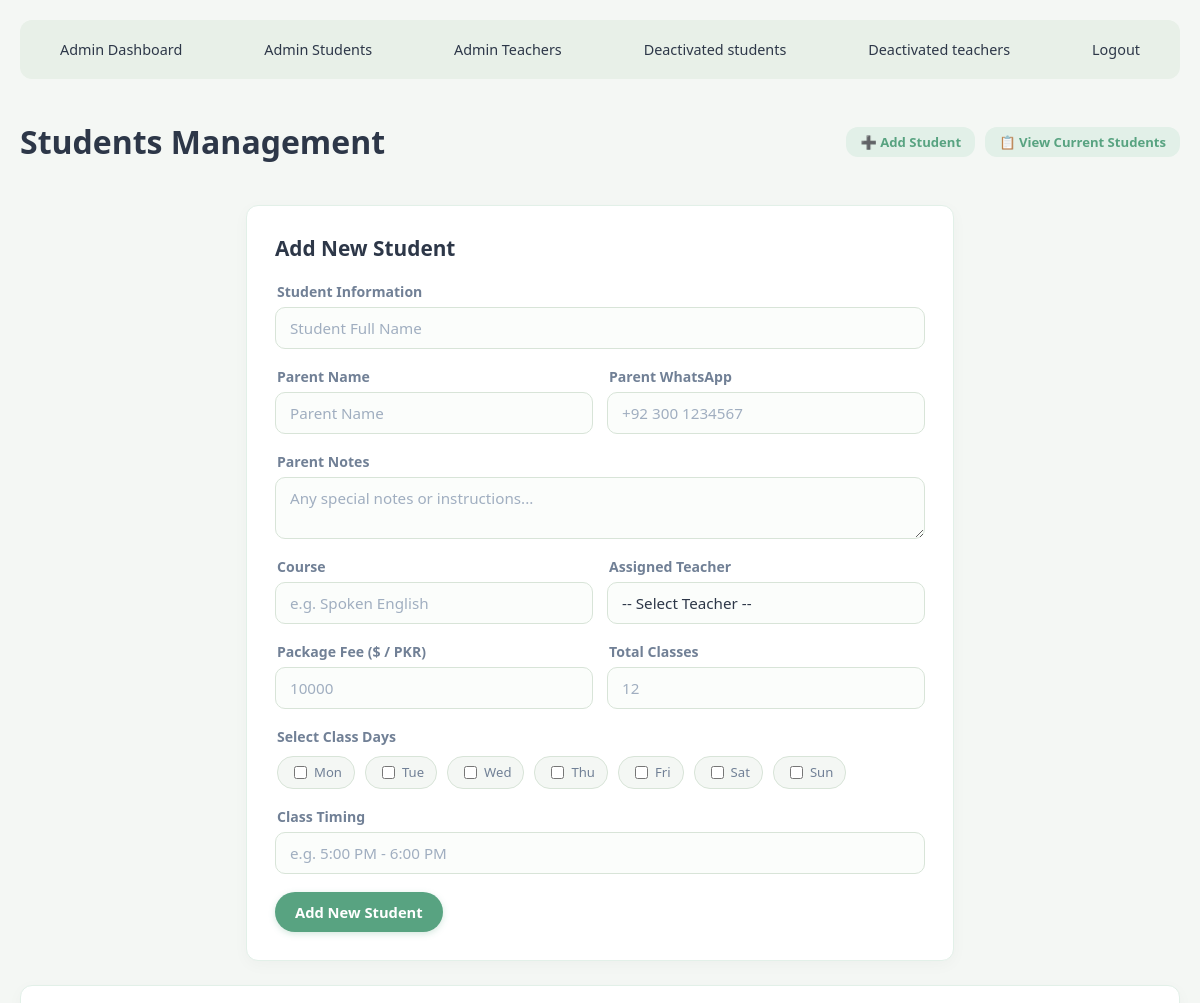
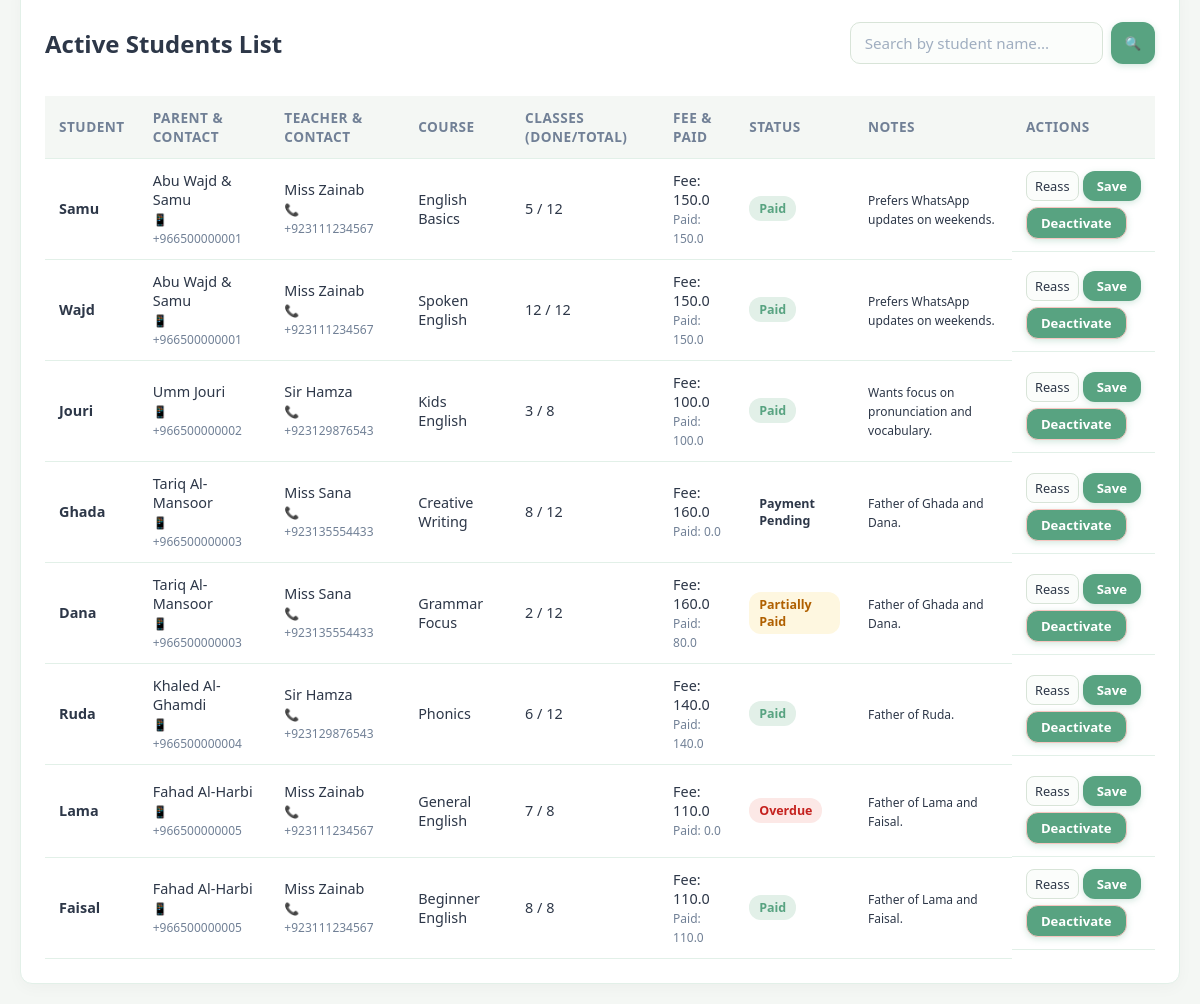
/admin/students (signed in), run on the app's committed database (2 pictures, top to bottom).
### tables this page shows
CREATE TABLE students (
    id INTEGER PRIMARY KEY AUTOINCREMENT,
    full_name TEXT NOT NULL,
    parent_id INTEGER NOT NULL,
    assigned_teacher_id INTEGER NOT NULL,
    course_name TEXT DEFAULT 'General English',
    
    -- Package Configuration
    total_classes INTEGER NOT NULL DEFAULT 12,
    completed_classes INTEGER DEFAULT 0,
    
    -- Fee Tracking
    package_fee REAL NOT NULL,
    amount_paid REAL DEFAULT 0.0,
    payment_status TEXT CHECK(payment_status IN ('Paid', 'Partially Paid', 'Overdue', 'Payment Pending')) DEFAULT 'Payment Pending',
    fee_due_date DATE,
    
    -- Status & Renewal Management
    renewal_status TEXT CHECK(renewal_status IN ('Active', 'Renewal Due', 'Not Renewing')) DEFAULT 'Active',
    is_active INTEGER DEFAULT 1,
    created_at DATETIME DEFAULT CURRENT_TIMESTAMP,
    
    FOREIGN KEY (parent_id) REFERENCES parents(id) ON DELETE CASCADE,
    FOREIGN KEY (assigned_teacher_id) REFERENCES users(id) ON DELETE RESTRICT
);

CREATE TABLE parents (
    id INTEGER PRIMARY KEY AUTOINCREMENT,
    full_name TEXT NOT NULL,
    whatsapp_number TEXT NOT NULL,
    notes TEXT,
    created_at DATETIME DEFAULT CURRENT_TIMESTAMP
);

CREATE TABLE users (
    id INTEGER PRIMARY KEY AUTOINCREMENT,
    full_name TEXT NOT NULL,
    email TEXT UNIQUE NOT NULL,
    password_hash TEXT NOT NULL,
    role TEXT CHECK(role IN ('admin', 'teacher')) NOT NULL DEFAULT 'teacher',
    phone_number TEXT,
    is_active INTEGER DEFAULT 1,
    must_change_password INTEGER DEFAULT 1,
    class_days TEXT,
    class_time TEXT,
    created_at DATETIME DEFAULT CURRENT_TIMESTAMP
);

### app.py (the view)
@app.route("/admin/students", methods=["GET"])
@login_required
@role_required("admin")
def admin_students_list():
    teachers = db_execute("SELECT id, full_name FROM users WHERE role = 'teacher' AND is_active = 1")
    search_query = request.args.get("search", "").strip()
    base_sql = "SELECT students.*, students.id AS student_id, parents.full_name AS parent_name, users.full_name AS teacher_name, parents.whatsapp_number, parents.notes AS parent_notes, users.phone_number AS teacher_contact FROM students JOIN parents ON students.parent_id = parents.id JOIN users ON students.assigned_teacher_id = users.id WHERE students.is_active = 1"
    if search_query:
        sql = base_sql + " AND students.full_name LIKE ? OR parents.full_name LIKE ?"
        param = f"%{search_query}%"
        rows = db_execute(sql, (param, param))
    else:
        rows = db_execute(base_sql)
    return render_template("admin_students_list.html", teachers=teachers, rows=rows)

### app.py (called while the page is built)
def db_execute(query, params=()):
    conn = sqlite3.connect("academy.db")
    conn.row_factory = sqlite3.Row
    cursor = conn.cursor()
    cursor.execute(query, params)
    if query.strip().upper().startswith("SELECT"):
        results = cursor.fetchall()
    else:
        results = None
        conn.commit()
    conn.close()
    return results

def login_required(f):
    @wraps(f)
    def decorated_function(*args, **kwargs):
        if "user_id" not in session:
            flash("Please log in first.", "danger")
            return redirect(url_for("login"))
        return f(*args, **kwargs)
    return decorated_function

def role_required(required_role):
    def decorator(f):
        @wraps(f)
        def decorated_function(*args, **kwargs):
            if session.get("role") != required_role:
                flash("Unauthorized access.", "danger")
                return redirect(url_for("login"))
            return f(*args, **kwargs)
        return decorated_function
    return decorator

### templates/admin_students_list.html (shortened to what this page needs)
{% extends 'base.html' %}
{% block content %}
<div class="page-header">
    <h1>Students Management</h1>
    <div class="quick-nav">
        <a href="#add_students" class="btn btn-secondary btn-sm">➕ Add Student</a>
        <a href="#current_students" class="btn btn-secondary btn-sm">📋 View Current Students</a>
    </div>
</div>
<div id="add_students" class="form-card" style="max-width: 650px;">
    <h2 class="form-title">Add New Student</h2>
    <form action="{{ url_for('admin_students_create') }}" method="POST">
        <div class="form-group">
            <label>Student Information</label>
            <input type="text" name="student_name" autofocus autocomplete="off" placeholder="Student Full Name" required>
        </div>
        <div class="form-grid-2">
            <div class="form-group">
                <label>Parent Name</label>
                <input type="text" name="parent_name" autocomplete="off" placeholder="Parent Name" required>
            </div>
            <div class="form-group">
                <label>Parent WhatsApp</label>
                <input type="text" name="parent_whatsapp" autocomplete="off" placeholder="+92 300 1234567" required>
            </div>
        </div>
        <div class="form-group">
            <label>Parent Notes</label>
            <textarea name="parent_notes" placeholder="Any special notes or instructions..." rows="2"></textarea>
        </div>
        <div class="form-grid-2">
            <div class="form-group">
                <label>Course</label>
                <input type="text" name="course_name" placeholder="e.g. Spoken English" required>
            </div>
            <div class="form-group">
                <label>Assigned Teacher</label>
                <select name="assigned_teacher_id" required>
                    <option value="" disabled selected>-- Select Teacher --</option>
                </select>
            </div>
        </div>
        <div class="form-grid-2">
            <div class="form-group">
                <label>Package Fee ($ / PKR)</label>
                <input type="number" name="package_fee" autocomplete="off" placeholder="10000" required>
            </div>
            <div class="form-group">
                <label>Total Classes</label>
                <input type="number" name="total_classes" placeholder="12" required>
            </div>
        </div>
        <div class="form-group">
            <label>Select Class Days</label>
            <div class="days-checkbox-group">
                <label class="day-pill"><input type="checkbox" name="class_day" value="Mon"> Mon</label>
                <label class="day-pill"><input type="checkbox" name="class_day" value="Tue"> Tue</label>
                <label class="day-pill"><input type="checkbox" name="class_day" value="Wed"> Wed</label>
                <label class="day-pill"><input type="checkbox" name="class_day" value="Thu"> Thu</label>
                <label class="day-pill"><input type="checkbox" name="class_day" value="Fri"> Fri</label>
                <label class="day-pill"><input type="checkbox" name="class_day" value="Sat"> Sat</label>
                <label class="day-pill"><input type="checkbox" name="class_day" value="Sun"> Sun</label>
            </div>
        </div>
        <div class="form-group">
            <label>Class Timing</label>
            <input type="text" name="class_time" placeholder="e.g. 5:00 PM - 6:00 PM">
        </div>
        <button type="submit" class="btn-primary btn-block">Add New Student</button>
    </form>
</div>
<div id="current_students" class="table-section-card">
    <div class="table-header-tools">
        <h2>Active Students List</h2>
        <form action="{{ url_for('admin_students_list') }}" method="GET" class="search-form">
            <input type="text" name="search" autocomplete="off" placeholder="Search by student name...">
            <button type="submit" class="btn-primary btn-sm">🔍</button>
        </form>
    </div>
    <div class="table-wrapper">
        <table>
            <thead>
                <tr>
                    <th>Student</th>
                    <th>Parent & Contact</th>
                    <th>Teacher & Contact</th>
                    <th>Course</th>
                    <th>Classes (Done/Total)</th>
                    <th>Fee & Paid</th>
                    <th>Status</th>
                    <th>Notes</th>
                    <th>Actions</th>
                </tr>
            </thead>
            <tbody>
                {% for row in rows %}
                    <tr>
                        <td><strong>{{ row['full_name'] }}</strong></td>
                        <td>
                            {{ row['parent_name'] }}<br>
                            <small class="text-muted">📱 {{ row['whatsapp_number'] }}</small>
                        </td>
                        <td>
                            {{ row['teacher_name'] }}<br>
                            <small class="text-muted">📞 {{ row['teacher_contact'] }}</small>
                        </td>
                        <td>{{ row['course_name'] }}</td>
                        <td>{{ row['completed_classes'] }} / {{ row['total_classes'] }}</td>
                        <td>
                            Fee: {{ row['package_fee'] }}<br>
                            <small class="text-muted">Paid: {{ row['amount_paid'] }}</small>
                        </td>
                        <td>
                            <span class="badge badge-{{ row['payment_status'] | lower }}">
                                {{ row['payment_status'] }}
                            </span>
                        </td>
                        <td><small>{{ row['parent_notes'] or '-' }}</small></td>
                        <td class="action-cell">
                            <form action="/admin/students/reassign/{{ row['student_id'] }}" method="POST" class="inline-form">
                                <select name="reassigned_teacher_id" required class="select-sm">
                                    <option value="" disabled selected>Reassign...</option>
                                </select>
                                <button type="submit" class="btn-secondary btn-sm">Save</button>
                            </form>
                            <form action="/admin/students/deactivate/{{ row['student_id'] }}" method="POST" class="inline-form">
                                <button type="submit" class="btn-outline-danger btn-sm">Deactivate</button>
                            </form>
                        </td>
                    </tr>
                {% else %}
                    <tr>
                        <td colspan="9" style="text-align: center; color: var(--text-muted);">No active students found.</td>
                    </tr>
                {% endfor %}
            </tbody>
        </table>
    </div>
</div>
{% endblock %}

### templates/base.html (shortened to what this page needs)
<!DOCTYPE html>
<html>
<head>
    {% block head %}
    <link rel="stylesheet" href="{{ url_for('static', filename='style.css') }}">
    {% endblock %}
</head>
<body>
    <nav class="navbar">
        {% if session.get('user_id') %}
            {% if session.get('role') == 'admin' %}
                <a href="{{ url_for('admin_dashboard_summary') }}" class="nav-link">Admin Dashboard</a>
                <a href="{{ url_for('admin_students_list') }}" class="nav-link">Admin Students</a>
                <a href="{{ url_for('admin_teachers_list') }}" class="nav-link">Admin Teachers</a>
                <a href="{{ url_for('admin_students_deactivated') }}" class="nav-link">Deactivated students</a>
                <a href="{{ url_for('admin_teachers_deactivated') }}" class="nav-link">Deactivated teachers</a>
            {% elif session.get('role') == 'teacher' %}
                <a href="{{ url_for('teacher_dashboard_classes') }}" class="nav-link">Teacher Dashboard</a>
                <a href="{{ url_for('teacher_log_class_form') }}" class="nav-link">Log Class</a>
            {% endif %}
            <a href="{{ url_for('logout') }}" class="nav-link">Logout</a>
        {% else %}
            <a href="{{ url_for('login') }}" class="nav-link">Login</a>
        {% endif %}
    </nav>
    <main>
        {% block content %}{% endblock %}
    </main>
</body>
</html>

### static/style.css (style rules this page uses)
:root { --bg-main: #f4f7f4; --card-bg: #ffffff; --nav-bg: #e8f0e8; --text-main: #2d3748; --text-muted: #718096; --accent: #58a381; --accent-light: #e2f0e8; --border-radius: 12px; }
nav { background-color: var(--nav-bg); padding: 12px 24px; border-radius: var(--border-radius); display: flex; align-items: center; justify-content: space-between; margin-bottom: 20px; }
.nav-link { text-decoration: none; color: var(--text-main); padding: 8px 16px; border-radius: 20px; font-weight: 500; font-size: 0.9rem; transition: all 0.2s ease; }
body { background-color: var(--bg-main); color: var(--text-main); font-family: system-ui, -apple-system, BlinkMacSystemFont, 'Segoe UI', Roboto, sans-serif; margin: 0; padding: 20px; }
.form-card { background-color: var(--card-bg); border-radius: var(--border-radius); padding: 28px; max-width: 480px; margin: 0 auto 24px auto; box-shadow: 0 4px 16px rgba(0, 0, 0, 0.03); border: 1px solid var(--accent-light); }
.form-title { margin-top: 0; margin-bottom: 20px; font-size: 1.3rem; color: var(--text-main); font-weight: 600; }
.form-group { display: flex; flex-direction: column; gap: 6px; margin-bottom: 18px; }
.page-header { display: flex; justify-content: space-between; align-items: center; margin-bottom: 20px; }
.quick-nav { display: flex; gap: 10px; }
.form-grid-2 { display: grid; grid-template-columns: 1fr 1fr; gap: 14px; }
.days-checkbox-group { display: flex; flex-wrap: wrap; gap: 8px; margin-top: 4px; }
.day-pill { display: inline-flex; align-items: center; gap: 4px; background-color: var(--bg-main); border: 1px solid #d8e4d8; padding: 6px 12px; border-radius: 16px; font-size: 0.82rem; font-weight: 500; cursor: pointer; user-select: none; transition: all 0.2s ease; }
.day-pill input { accent-color: var(--accent); }
.table-section-card { background-color: var(--card-bg); border-radius: var(--border-radius); padding: 24px; box-shadow: 0 4px 16px rgba(0, 0, 0, 0.03); border: 1px solid var(--accent-light); margin-top: 24px; }
.table-header-tools { display: flex; justify-content: space-between; align-items: center; margin-bottom: 16px; }
.search-form { display: flex; gap: 8px; }
.search-form input { width: 220px; }
.table-wrapper { overflow-x: auto; }
table { width: 100%; border-collapse: collapse; font-size: 0.9rem; }
th, td { padding: 12px 14px; text-align: left; border-bottom: 1px solid var(--accent-light); vertical-align: middle; }
th { background-color: var(--bg-main); color: var(--text-muted); font-weight: 600; font-size: 0.85rem; text-transform: uppercase; letter-spacing: 0.5px; }
.action-cell { display: flex; flex-direction: column; gap: 6px; }
.inline-form { display: flex; gap: 4px; margin: 0; }
.select-sm { padding: 4px 8px !important; font-size: 0.8rem !important; border-radius: 8px !important; }
.text-muted { color: var(--text-muted); }
.badge { display: inline-block; padding: 4px 10px; border-radius: 12px; font-size: 0.78rem; font-weight: 600; }
.badge-paid, .badge-active { background-color: var(--accent-light); color: var(--accent); }
.badge-pending, .badge-partially { background-color: #fef7e0; color: #b06000; }
.badge-overdue, .badge-inactive { background-color: #fce8e6; color: #c5221f; }
label { font-size: 0.88rem; font-weight: 600; color: var(--text-muted); margin-left: 2px; }
input[type="text"], input[type="email"], input[type="password"], input[type="number"], input[type="date"], select, textarea { width: 100%; padding: 10px 14px; font-size: 0.95rem; color: var(--text-main); background-color: #fbfdfb; border: 1.5px solid #d8e4d8; border-radius: 10px; outline: none; box-sizing: border-box; transition: all 0.2s ease; font-family: inherit; }
select { appearance: none; background-repeat: no-repeat; background-position: right 12px center; padding-right: 36px; }
::placeholder { color: #a0aec0; }
button, .btn { display: inline-flex; align-items: center; justify-content: center; font-family: inherit; font-size: 0.92rem; font-weight: 600; padding: 10px 20px; border-radius: 20px; border: none; cursor: pointer; transition: all 0.2s ease; text-decoration: none; }
.btn-primary, button[type="submit"] { background-color: var(--accent); color: #ffffff; box-shadow: 0 2px 6px rgba(88, 163, 129, 0.25); }
.btn-secondary { background-color: var(--accent-light); color: var(--accent); }
.btn-sm { padding: 6px 14px; font-size: 0.82rem; border-radius: 12px; }
.btn-outline-danger { background-color: #fce8e6; color: #c5221f; border: 1px solid #f7c5c0; }

### data on the page
students: full_name "Samu", parent_name "Abu Wajd & Samu", whatsapp_number "+966500000001", teacher_name "Miss Zainab", teacher_contact "+923111234567", course_name "English Basics", completed_classes "5", total_classes "12", package_fee "150.0", amount_paid "150.0", payment_status "Paid", notes "Prefers WhatsApp updates on weekends."
students: full_name "Wajd", parent_name "Abu Wajd & Samu", whatsapp_number "+966500000001", teacher_name "Miss Zainab", teacher_contact "+923111234567", course_name "Spoken English", completed_classes "12", total_classes "12", package_fee "150.0", amount_paid "150.0", payment_status "Paid", notes "Prefers WhatsApp updates on weekends."
students: full_name "Jouri", parent_name "Umm Jouri", whatsapp_number "+966500000002", teacher_name "Sir Hamza", teacher_contact "+923129876543", course_name "Kids English", completed_classes "3", total_classes "8", package_fee "100.0", amount_paid "100.0", payment_status "Paid", notes "Wants focus on pronunciation and vocabulary."
students: full_name "Ghada", parent_name "Tariq Al-Mansoor", whatsapp_number "+966500000003", teacher_name "Miss Sana", teacher_contact "+923135554433", course_name "Creative Writing", completed_classes "8", total_classes "12", package_fee "160.0", amount_paid "0.0", payment_status "Payment Pending", notes "Father of Ghada and Dana."
students: full_name "Dana", parent_name "Tariq Al-Mansoor", whatsapp_number "+966500000003", teacher_name "Miss Sana", teacher_contact "+923135554433", course_name "Grammar Focus", completed_classes "2", total_classes "12", package_fee "160.0", amount_paid "80.0", payment_status "Partially Paid", notes "Father of Ghada and Dana."
students: full_name "Ruda", parent_name "Khaled Al-Ghamdi", whatsapp_number "+966500000004", teacher_name "Sir Hamza", teacher_contact "+923129876543", course_name "Phonics", completed_classes "6", total_classes "12", package_fee "140.0", amount_paid "140.0", payment_status "Paid", notes "Father of Ruda."
students: full_name "Lama", parent_name "Fahad Al-Harbi", whatsapp_number "+966500000005", teacher_name "Miss Zainab", teacher_contact "+923111234567", course_name "General English", completed_classes "7", total_classes "8", package_fee "110.0", amount_paid "0.0", payment_status "Overdue", notes "Father of Lama and Faisal."
students: full_name "Faisal", parent_name "Fahad Al-Harbi", whatsapp_number "+966500000005", teacher_name "Miss Zainab", teacher_contact "+923111234567", course_name "Beginner English", completed_classes "8", total_classes "8", package_fee "110.0", amount_paid "110.0", payment_status "Paid", notes "Father of Lama and Faisal."
